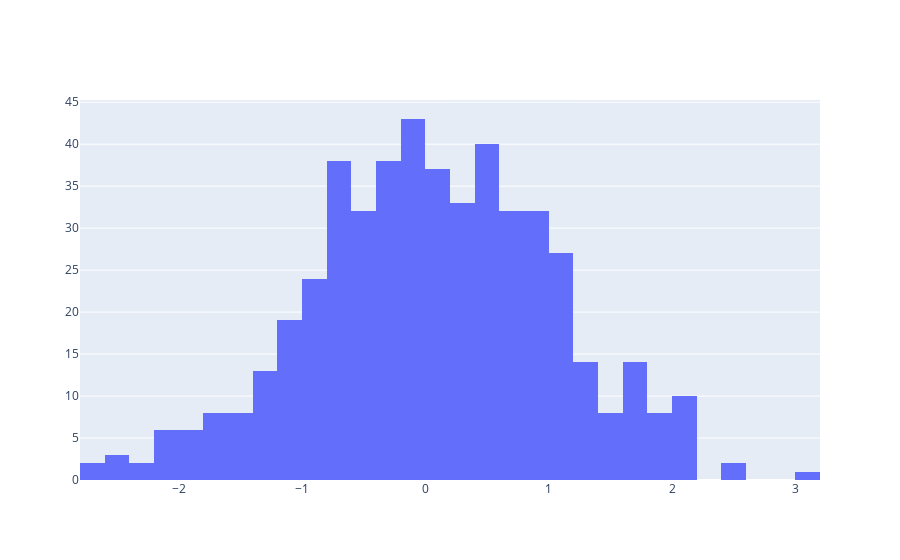
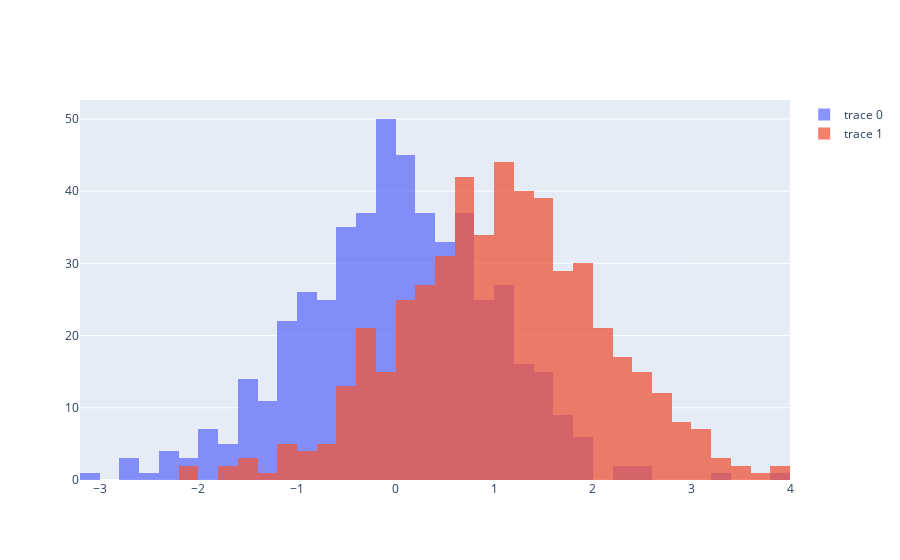

The code cell stored with these charts, in order, in its notebook:
### Markdown cell above
Creating Histograms

### Code cell
# Basic Histogram
import plotly.graph_objects as go

import numpy as np
np.random.seed(1)

x = np.random.randn(500)

fig = go.Figure(data=[go.Histogram(x=x)])
fig.show()

# Overlaid Histogram
import plotly.graph_objects as go

import numpy as np

### TYPE YOUR CODE HERE
x0 = np.random.randn(500)
# Add 1 to shift the mean of the Gaussian distribution
x1 = np.random.randn(500) + 1

fig = go.Figure()
fig.add_trace(go.Histogram(x=x0))
fig.add_trace(go.Histogram(x=x1))

# Overlay both histograms
fig.update_layout(barmode='overlay')
# Reduce opacity to see both histograms
fig.update_traces(opacity=0.75)
fig.show()

### Figure 1 — Plotly figure (JSON) as saved in the notebook; plotly's stock layout.template omitted (floating-point values rounded to 4 significant figures; data arrays with more than 128 entries replaced by an {"elided": "..."} marker saying what was removed)
{"data": [{"type": "histogram", "x": {"elided": "500 float values"}}], "layout": {}}

### Figure 2 — Plotly figure (JSON) as saved in the notebook; plotly's stock layout.template omitted (floating-point values rounded to 4 significant figures; data arrays with more than 128 entries replaced by an {"elided": "..."} marker saying what was removed)
{"data": [{"opacity": 0.75, "type": "histogram", "x": {"elided": "500 float values"}}, {"opacity": 0.75, "type": "histogram", "x": {"elided": "500 float values"}}], "layout": {"barmode": "overlay"}}
